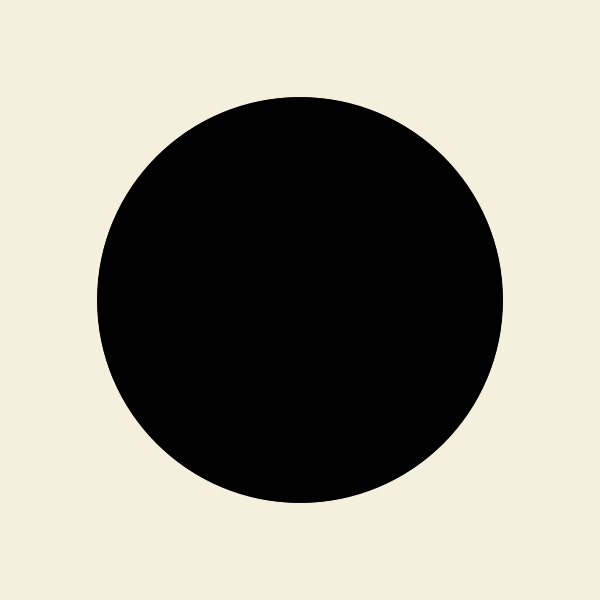
Frame 1 (no input)
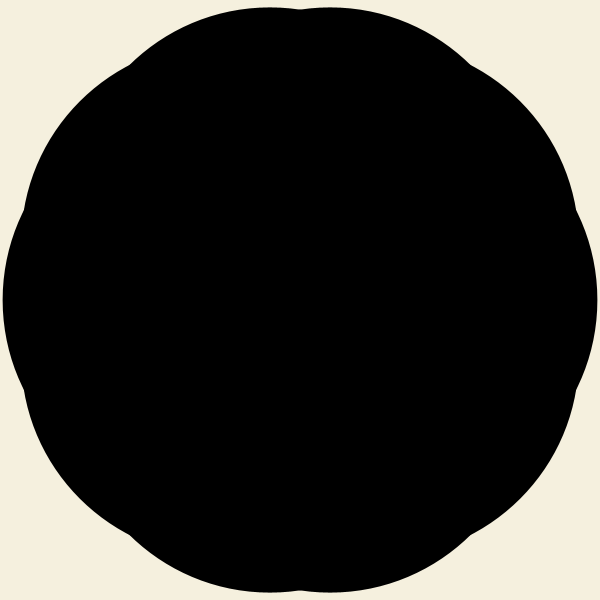
Frame 60 (the mouse pressed at the canvas centre just before this capture)
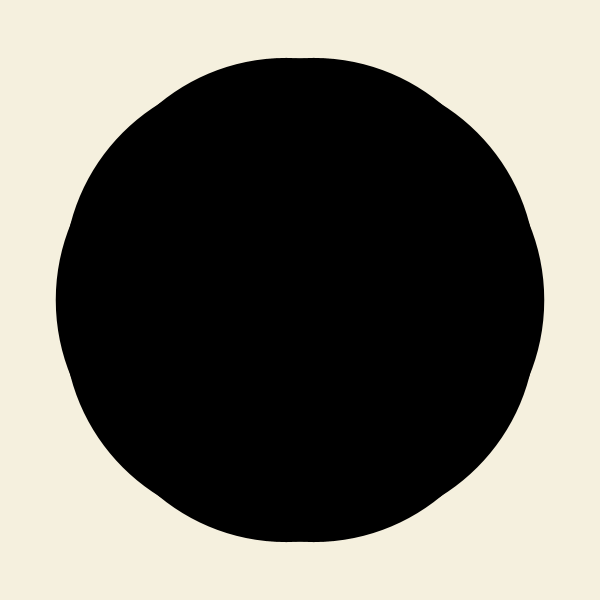
Frame 120 (the mouse held since frame 60 and released just before this capture)

The Processing sketch that drew these frames (run headless with seeded random() and noise(); from frame 60 on, the mouse is pressed at the canvas centre):

// Processing sketch: s141018_copycat
// ── s141018_copycat.pde

// This gif copycat was made by Suzi and Raphaël
// at the Berlin Creative Code Jam on October 18th 2014.

// Based on the original by Dave Whyte (Bees&Bombs):
// http://beesandbombs.tumblr.com/post/99577746089/flower


// THE COPYCAT GAME
// Version 1.0

// The copycat game is a creative coding exercice in which 
// two teams of two coders try to reproduce existing 
// animations based solely on the oral description given 
// by the other team. Each team picks a different gif and  
// has 5 minutes to describe it. The other team has 5 minutes 
// for questions. Each team then has 1 hour to code what
// they think is the best possible copy of the original.

// If you post your results online, please give credit 
// to the creator of the original.

// The copycat game was created at Creative Code Berlin
// and first played on September 20th 2014


PGraphics pg;

int circleAmount = 10;
int diameter = 400;

float radius = 0.0;
float maxRadius = 100.0;

float animationSpeed = 0.03;

void setup() {
  size(600,600);
  //frameRate(6);
}

void draw() {
  
  background(245,240,222);
  
  pg = createGraphics(width,height);
  
  pg.beginDraw();
  pg.blendMode(MULTIPLY);
  pg.noStroke();
  pg.fill(255,155,0);
  
  pg.translate(width/2,height/2);

  radius = sin(frameCount*animationSpeed) * maxRadius;
  
  float rotation = 0;//frameCount*0.01;

  for(int i=0; i<circleAmount; i++) {
    float theta = TWO_PI/circleAmount*i + rotation;
    float xPos = radius*cos(theta);
    float yPos = radius*sin(theta);
    pg.ellipse(xPos, yPos, diameter, diameter);
  }

  pg.endDraw();
  
  image(pg, 0, 0);
  
}
